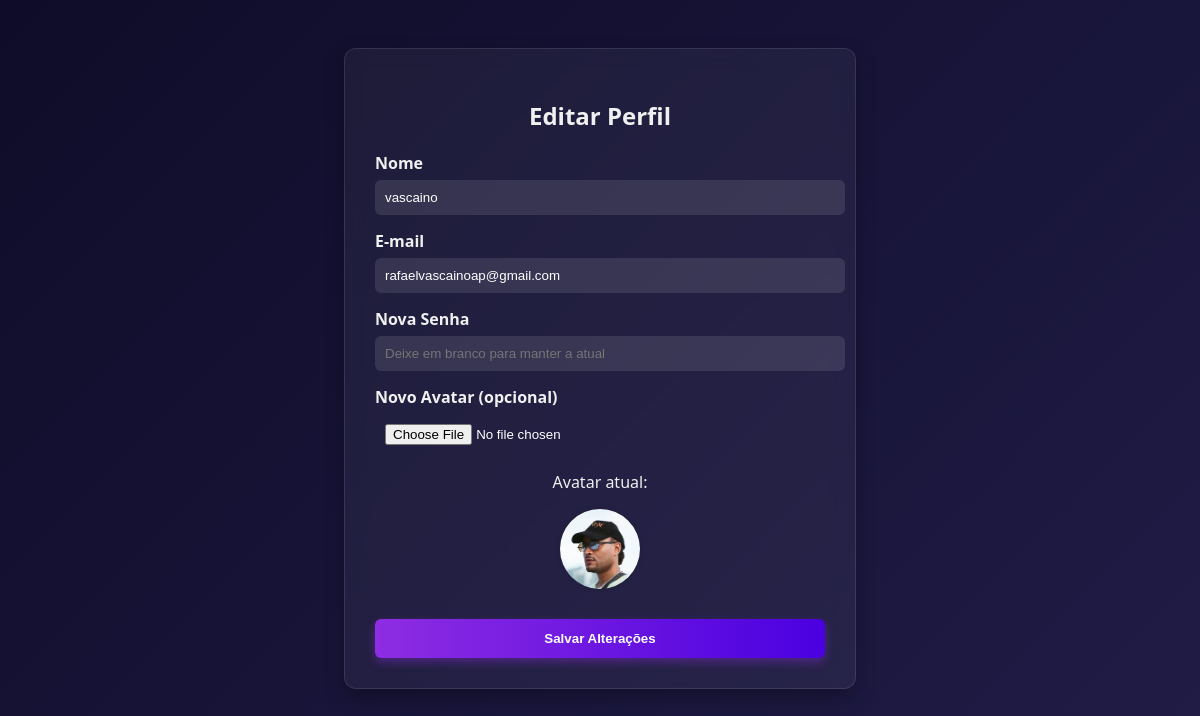
The app's page /editar_usuario (signed in) with its own data.
### models.py (models this page shows, shortened)
class Usuario(db.Model):
    __tablename__ = 'usuarios'
    id = db.Column(db.Integer, primary_key=True)
    nome = db.Column(db.String(100), nullable=False)
    email = db.Column(db.String(100), unique=True, nullable=False)
    senha = db.Column(db.String(255), nullable=False)
    avatar = db.Column(db.String(200))
    is_admin = db.Column(db.Boolean, default=False)
    ofertas = db.relationship('Oferta', backref='usuario', lazy=True)
    pagamentos = db.relationship('Pagamento', backref='usuario', lazy=True)

### app.py (the view, shortened to what this page needs)
@app.route('/editar_usuario', methods=['GET', 'POST'])
@login_required
def editar_usuario():
    usuario = Usuario.query.get(session['usuario_id'])
    return render_template('editar_registro.html', usuario=usuario)

### templates/editar_registro.html (shortened to what this page needs)
<!DOCTYPE html>
<html lang="pt-br">
<head>
</head>
<body>
  <form method="POST" enctype="multipart/form-data">
    <h2>Editar Perfil</h2>
    <label for="nome">Nome</label>
    <input type="text" name="nome" value="{{ usuario.nome }}" required>
    <label for="email">E-mail</label>
    <input type="email" name="email" value="{{ usuario.email }}" required>
    <label for="senha">Nova Senha</label>
    <input type="password" name="senha" placeholder="Deixe em branco para manter a atual">
    <label for="avatar">Novo Avatar (opcional)</label>
    <input type="file" name="avatar" accept="image/*">
    {% if usuario.avatar %}
    <div class="avatar-preview">
      <p>Avatar atual:</p>
      <img src="{{ url_for('static', filename='uploads/' ~ usuario.avatar) }}" alt="Avatar atual">
    </div>
    {% endif %}
    <button type="submit">Salvar Alterações</button>
  </form>
</body>
</html>

### templates/editar_registro.html (style rules this page uses)
body { font-family: 'Segoe UI', sans-serif; background: linear-gradient(135deg, #0f0c29, #302b63, #24243e); background-size: 400% 400%; animation: gradientBG 15s ease infinite; padding: 40px; color: #f0f0f0; }
form { background: rgba(255, 255, 255, 0.05); backdrop-filter: blur(10px); border: 1px solid rgba(255, 255, 255, 0.1); padding: 30px; max-width: 450px; margin: auto; border-radius: 12px; box-shadow: 0 8px 20px rgba(0,0,0,0.3); }
h2 { text-align: center; margin-bottom: 20px; }
label { display: block; margin-top: 15px; font-weight: bold; }
input { width: 100%; padding: 10px; margin-top: 6px; border-radius: 6px; border: none; background-color: rgba(255, 255, 255, 0.1); color: #fff; }
input[type="file"] { background: none; border: none; }
button { margin-top: 25px; width: 100%; padding: 12px; background: linear-gradient(90deg, #8e2de2, #4a00e0); color: white; font-weight: bold; border: none; border-radius: 6px; cursor: pointer; box-shadow: 0 4px 10px rgba(142, 45, 226, 0.4); }
.avatar-preview { text-align: center; margin-top: 15px; }
.avatar-preview img { width: 80px; height: 80px; border-radius: 50%; object-fit: cover; box-shadow: 0 0 5px rgba(0,0,0,0.2); }

### records on screen
Usuario: nome "vascaino", email "rafaelvascainoap@gmail.com", avatar (picture)
